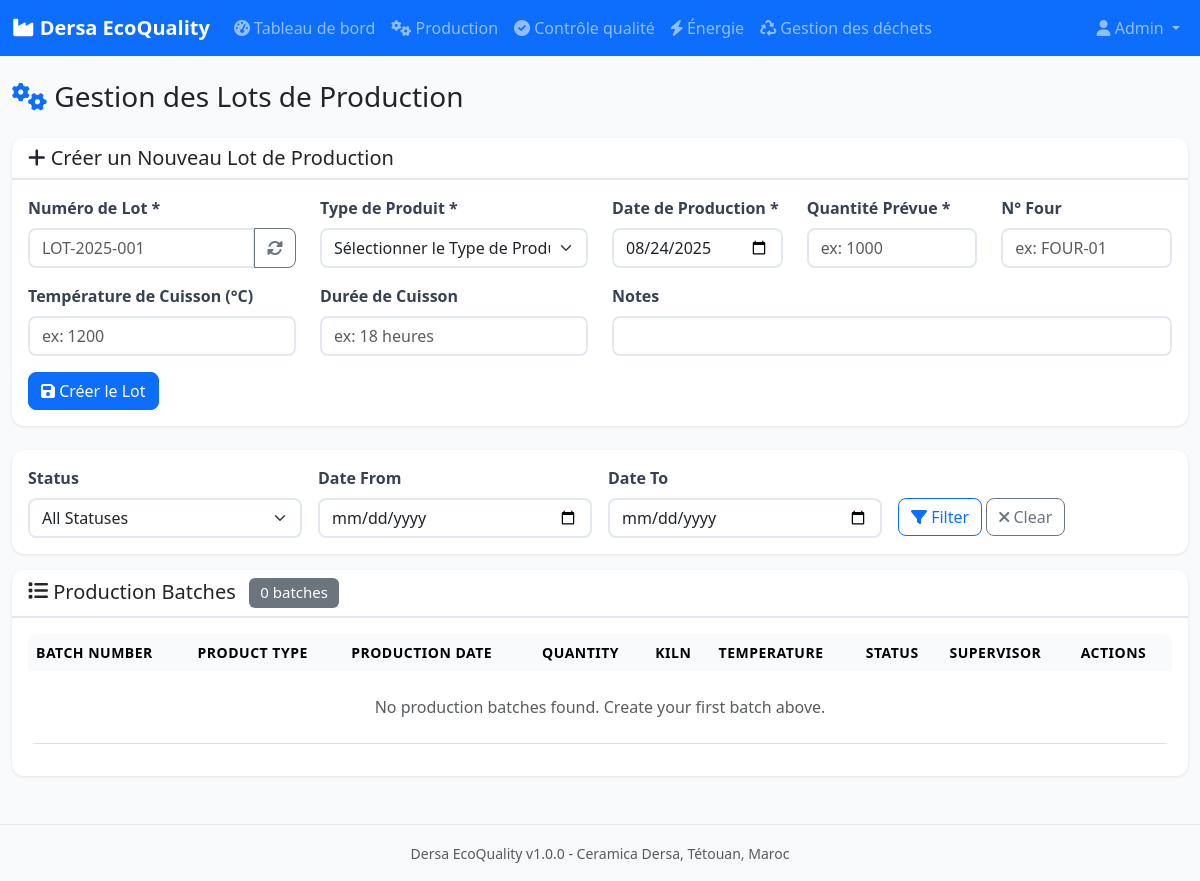
Before: /production (signed in) with the older database file.
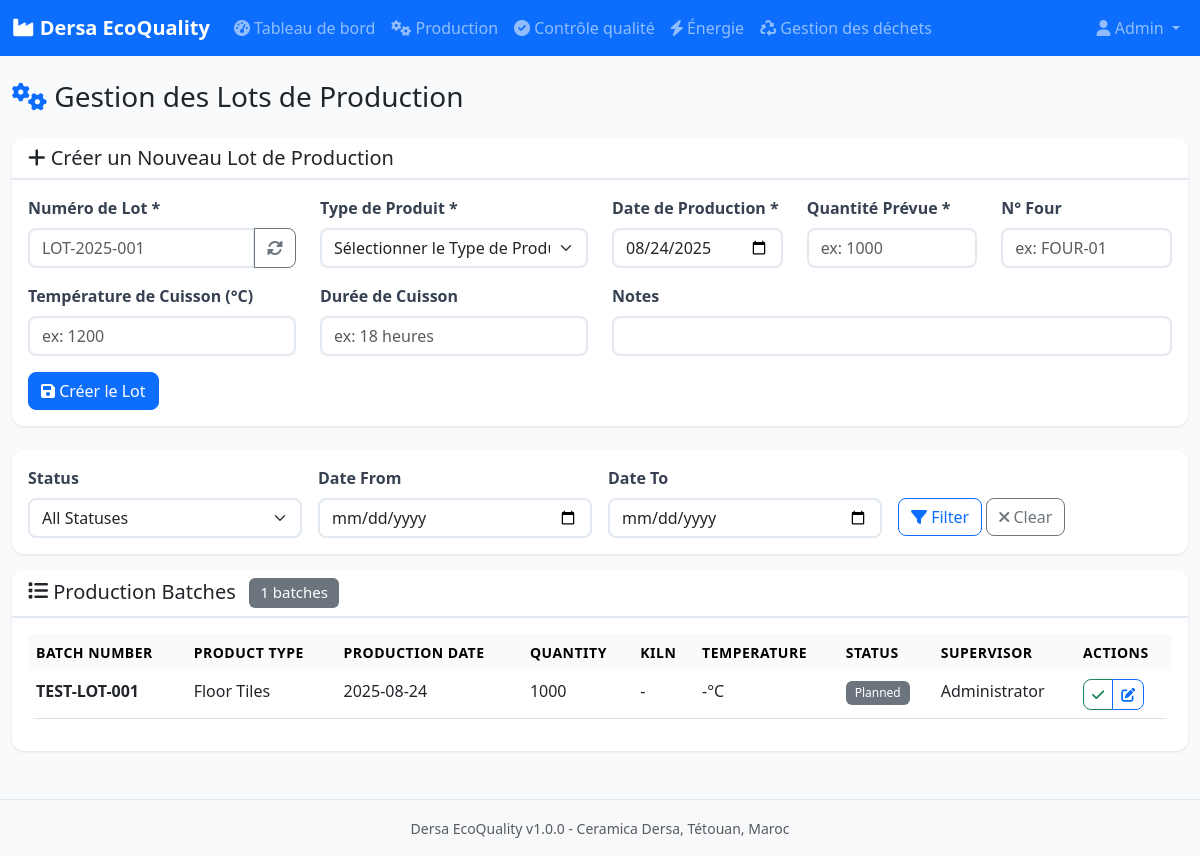
After: the same page with the newer database file.
### tables this page shows
CREATE TABLE production_batches (
                    id INTEGER PRIMARY KEY AUTOINCREMENT,
                    batch_number VARCHAR(50) UNIQUE NOT NULL,
                    product_type VARCHAR(100) NOT NULL,
                    production_date DATE NOT NULL,
                    planned_quantity INTEGER NOT NULL,
                    actual_quantity INTEGER,
                    kiln_number VARCHAR(20),
                    firing_temperature DECIMAL(5,2),
                    firing_duration VARCHAR(50),
                    status VARCHAR(50) DEFAULT 'planned',
                    supervisor_id INTEGER REFERENCES users(id),
                    notes TEXT,
                    created_at TIMESTAMP DEFAULT CURRENT_TIMESTAMP,
                    updated_at TIMESTAMP DEFAULT CURRENT_TIMESTAMP
                );

CREATE TABLE users (
                    id INTEGER PRIMARY KEY AUTOINCREMENT,
                    username VARCHAR(100) UNIQUE NOT NULL,
                    email VARCHAR(255) UNIQUE NOT NULL,
                    password_hash VARCHAR(255) NOT NULL,
                    full_name VARCHAR(255),
                    role VARCHAR(50) DEFAULT 'quality_technician',
                    department VARCHAR(100),
                    is_active BOOLEAN DEFAULT 1,
                    created_at TIMESTAMP DEFAULT CURRENT_TIMESTAMP,
                    last_login TIMESTAMP
                );

### app_local.py (the view, shortened to what this page needs)
@app.route('/production', methods=['GET', 'POST'])
def production():
    if 'user_id' not in session:
        return redirect(url_for('login'))
    status = request.args.get('status')
    date_from = request.args.get('date_from')
    date_to = request.args.get('date_to')
    query = """
        SELECT pb.*, u.full_name as supervisor_name
        FROM production_batches pb
        LEFT JOIN users u ON pb.supervisor_id = u.id
    """
    conditions = []
    params = []
    if status:
        conditions.append("pb.status = ?")
        params.append(status)
    if date_from:
        conditions.append("pb.production_date >= ?")
        params.append(date_from)
    if date_to:
        conditions.append("pb.production_date <= ?")
        params.append(date_to)
    if conditions:
        query += " WHERE " + " AND ".join(conditions)
    query += " ORDER BY pb.production_date DESC"
    batches = db.execute_query(query, tuple(params))
    from datetime import date
    today = date.today().isoformat()
    return render_template('production.html', batches=batches, today=today)

### templates/production.html (shortened to what this page needs)
{% extends "base.html" %}
{% block content %}
<div class="row">
    <div class="col-12">
        <h1 class="h3 mb-4">
            <i class="fas fa-cogs text-primary"></i>
            Gestion des Lots de Production
        </h1>
    </div>
</div>
<div class="row mb-4">
    <div class="col-12">
        <div class="card">
            <div class="card-header">
                <h5 class="card-title mb-0">
                    <i class="fas fa-plus"></i> Créer un Nouveau Lot de Production
                </h5>
            </div>
            <div class="card-body">
                <form method="POST" action="{{ url_for('production') }}">
                    <div class="row">
                        <div class="col-md-3">
                            <div class="mb-3">
                                <label for="batch_number" class="form-label">Numéro de Lot *</label>
                                <div class="input-group">
                                    <input type="text" class="form-control" id="batch_number" name="batch_number" required placeholder="LOT-2025-001">
                                    <button type="button" class="btn btn-outline-secondary" onclick="generateLotNumber()" title="Générer un numéro unique">
                                    </button>
                                </div>
                            </div>
                        </div>
                        <div class="col-md-3">
                            <div class="mb-3">
                                <label for="product_type" class="form-label">Type de Produit *</label>
                                <select class="form-select" id="product_type" name="product_type" required>
                                    <option value="">Sélectionner le Type de Produit</option>
                                </select>
                            </div>
                        </div>
                        <div class="col-md-2">
                            <div class="mb-3">
                                <label for="production_date" class="form-label">Date de Production *</label>
                                <input type="date" class="form-control" id="production_date" name="production_date" required value="{{ today }}">
                            </div>
                        </div>
                        <div class="col-md-2">
                            <div class="mb-3">
                                <label for="planned_quantity" class="form-label">Quantité Prévue *</label>
                                <input type="number" class="form-control" id="planned_quantity" name="planned_quantity" required min="1" placeholder="ex: 1000">
                            </div>
                        </div>
                        <div class="col-md-2">
                            <div class="mb-3">
                                <label for="kiln_number" class="form-label">N° Four</label>
                                <input type="text" class="form-control" id="kiln_number" name="kiln_number" placeholder="ex: FOUR-01">
                            </div>
                        </div>
                    </div>
                    <div class="row">
                        <div class="col-md-3">
                            <div class="mb-3">
                                <label for="firing_temperature" class="form-label">Température de Cuisson (°C)</label>
                                <input type="number" step="0.1" class="form-control" id="firing_temperature" name="firing_temperature" min="800" max="1400" placeholder="ex: 1200">
                            </div>
                        </div>
                        <div class="col-md-3">
                            <div class="mb-3">
                                <label for="firing_duration" class="form-label">Durée de Cuisson</label>
                                <input type="text" class="form-control" id="firing_duration" name="firing_duration" placeholder="ex: 18 heures">
                            </div>
                        </div>
                        <div class="col-md-6">
                            <div class="mb-3">
                                <label for="notes" class="form-label">Notes</label>
                                <input type="text" class="form-control" id="notes" name="notes">
                            </div>
                        </div>
                    </div>
                    <button type="submit" class="btn btn-primary" id="submit-btn">
                        <i class="fas fa-save"></i> Créer le Lot
                    </button>
                </form>
            </div>
        </div>
    </div>
</div>
<div class="row mb-3">
    <div class="col-12">
        <div class="card">
            <div class="card-body">
                <form method="GET" class="row g-3">
                    <div class="col-md-3">
                        <label for="filter_status" class="form-label">Status</label>
                        <select class="form-select" id="filter_status" name="status">
                            <option value="">All Statuses</option>
                        </select>
                    </div>
                    <div class="col-md-3">
                        <label for="filter_date_from" class="form-label">Date From</label>
                        <input type="date" class="form-control" id="filter_date_from" name="date_from" value="{{ request.args.get('date_from', '') }}">
                    </div>
                    <div class="col-md-3">
                        <label for="filter_date_to" class="form-label">Date To</label>
                        <input type="date" class="form-control" id="filter_date_to" name="date_to" value="{{ request.args.get('date_to', '') }}">
                    </div>
                    <div class="col-md-3">
                        <label class="form-label">&nbsp;</label>
                        <div>
                            <button type="submit" class="btn btn-outline-primary">
                                <i class="fas fa-filter"></i> Filter
                            </button>
                            <a href="{{ url_for('production') }}" class="btn btn-outline-secondary">
                                <i class="fas fa-times"></i> Clear
                            </a>
                        </div>
                    </div>
                </form>
            </div>
        </div>
    </div>
</div>
<div class="row">
    <div class="col-12">
        <div class="card">
            <div class="card-header">
                <h5 class="card-title mb-0">
                    <i class="fas fa-list"></i> Production Batches
                    <span class="badge bg-secondary ms-2">{{ batches|length }} batches</span>
                </h5>
            </div>
            <div class="card-body">
                <div class="table-responsive">
                    <table class="table table-hover">
                        <thead class="table-light">
                            <tr>
                                <th>Batch Number</th>
                                <th>Product Type</th>
                                <th>Production Date</th>
                                <th>Quantity</th>
                                <th>Kiln</th>
                                <th>Temperature</th>
                                <th>Status</th>
                                <th>Supervisor</th>
                                <th>Actions</th>
                            </tr>
                        </thead>
                        <tbody>
                            {% for batch in batches %}
                            <tr>
                                <td>
                                    <strong>{{ batch.batch_number }}</strong>
                                </td>
                                <td>{{ batch.product_type.replace('_', ' ').title() }}</td>
                                <td>{{ batch.production_date }}</td>
                                <td>
                                    {{ batch.actual_quantity or batch.planned_quantity }}
                                </td>
                                <td>{{ batch.kiln_number or '-' }}</td>
                                <td>{{ batch.firing_temperature or '-' }}°C</td>
                                <td>
                                    <span class="badge bg-{{ 'success' if batch.status == 'approved' else 'primary' if batch.status == 'in_progress' else 'warning' if batch.status == 'completed' else 'danger' if batch.status == 'rejected' else 'secondary' }}">
                                        {{ batch.status.replace('_', ' ').title() }}
                                    </span>
                                </td>
                                <td>{{ batch.supervisor_name or '-' }}</td>
                                <td>
                                    <div class="btn-group btn-group-sm">
                                        <a href="{{ url_for('quality') }}?batch_id={{ batch.id }}" class="btn btn-outline-success" title="Quality Tests">
                                            <i class="fas fa-check"></i>
                                        </a>
                                        <button class="btn btn-outline-primary" onclick="editBatch({{ batch.id }})" title="Edit">
                                            <i class="fas fa-edit"></i>
                                        </button>
                                    </div>
                                </td>
                            </tr>
                            {% else %}
                            <tr>
                                <td colspan="9" class="text-center text-muted py-4">
                                    No production batches found. Create your first batch above.
                                </td>
                            </tr>
                            {% endfor %}
                        </tbody>
                    </table>
                </div>
            </div>
        </div>
    </div>
</div>
{% endblock %}

### templates/base.html (shortened to what this page needs)
<!DOCTYPE html>
<html lang="fr">
<head>
    <link href="https://cdn.jsdelivr.net/npm/bootstrap@5.3.0/dist/css/bootstrap.min.css" rel="stylesheet">
    <link href="https://cdnjs.cloudflare.com/ajax/libs/font-awesome/6.0.0/css/all.min.css" rel="stylesheet">
    <link href="{{ url_for('static', filename='css/style.css') }}" rel="stylesheet">
</head>
<body>
    <nav class="navbar navbar-expand-lg navbar-dark bg-primary">
        <div class="container-fluid">
            <a class="navbar-brand" href="{{ url_for('dashboard') }}">
                <i class="fas fa-industry"></i> Dersa EcoQuality
            </a>
            <div class="collapse navbar-collapse" id="navbarNav">
                <ul class="navbar-nav me-auto">
                    <li class="nav-item">
                        <a class="nav-link" href="{{ url_for('dashboard') }}">
                            <i class="fas fa-tachometer-alt"></i> Tableau de bord
                        </a>
                    </li>
                    <li class="nav-item">
                        <a class="nav-link" href="{{ url_for('production') }}">
                            <i class="fas fa-cogs"></i> Production
                        </a>
                    </li>
                    <li class="nav-item">
                        <a class="nav-link" href="{{ url_for('quality') }}">
                            <i class="fas fa-check-circle"></i> Contrôle qualité
                        </a>
                    </li>
                    <li class="nav-item">
                        <a class="nav-link" href="{{ url_for('energy') }}">
                            <i class="fas fa-bolt"></i> Énergie
                        </a>
                    </li>
                    <li class="nav-item">
                        <a class="nav-link" href="{{ url_for('waste') }}">
                            <i class="fas fa-recycle"></i> Gestion des déchets
                        </a>
                    </li>
                </ul>
                <ul class="navbar-nav">
                    <li class="nav-item dropdown">
                        <a class="nav-link dropdown-toggle" href="#" role="button" data-bs-toggle="dropdown">
                            <i class="fas fa-user"></i> Admin
                        </a>
                    </li>
                </ul>
            </div>
        </div>
    </nav>
    <main class="container-fluid mt-4">
        {% block content %}{% endblock %}
    </main>
    <footer class="bg-light text-center py-3 mt-5">
        <div class="container">
            <small class="text-muted">
                Dersa EcoQuality v1.0.0 - Ceramica Dersa, Tétouan, Maroc
            </small>
        </div>
    </footer>
</body>
</html>

Changed rows visible on the page:
added production_batches: batch_number "TEST-LOT-001", product_type.replace "Floor Tiles", production_date "2025-08-24", planned_quantity "1000", kiln_number "-", firing_temperature "-", status.replace "Planned", full_name "Administrator"
Other visible differences:
{{ batches|length }}: "0" → "1"
text no longer shown: "No production batches found. Create your first batch above."
